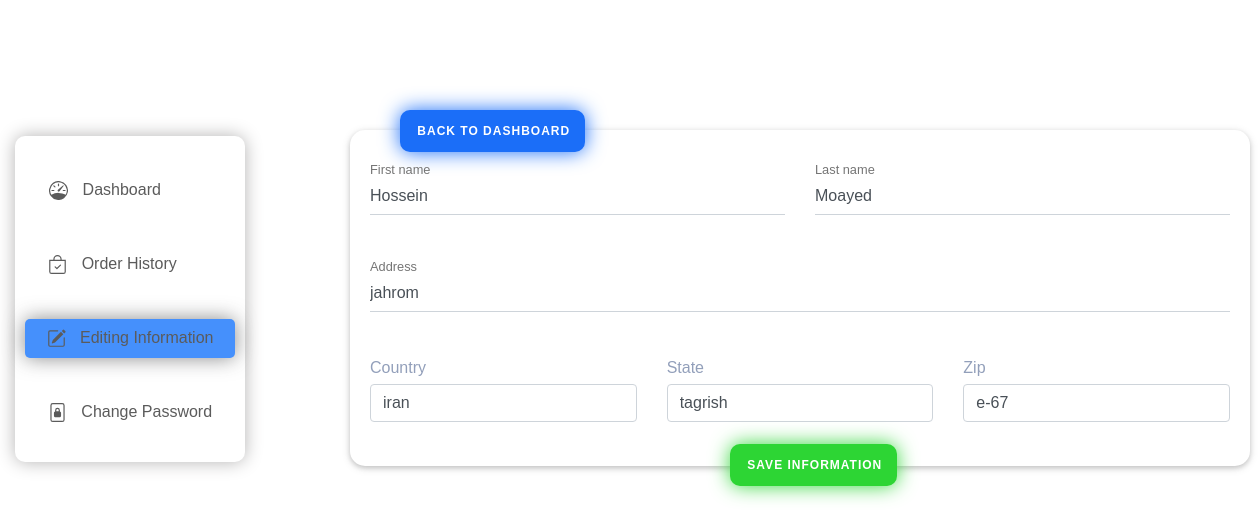
Page /profile/edit-info/ (signed in) on the committed database.
### dashboard_module/models.py (models this page shows, shortened)
class UserInfo(models.Model):
    user = models.ForeignKey(User , on_delete=models.CASCADE)
    firstname = models.CharField(max_length=100 , null=True , blank=False)
    lastname = models.CharField(max_length=100 , null=True , blank=False)
    address = models.CharField(max_length=400)
    Country = models.CharField(max_length=50)
    State = models.CharField(max_length=50)
    zip = models.CharField(max_length=100)
    status = models.BooleanField(default=False)
    avatar = models.ImageField(upload_to='images/avatar')

### dashboard_module/views.py (the view)
# urls.py: path('profile/edit-info/', views.EditInformations,  name='editing-info'),
def EditInformations(request):
    userinfo = UserInfo.objects.filter(user_id=request.user.id).first()
    form = CheckoutForm(instance=userinfo)
    context = {
        'form':form
    }
    if request.GET.get('zip'):
        data = request.GET
        userinfo.firstname = data.get('firstname')
        userinfo.lastname = data.get('lastname')
        userinfo.address = data.get('address')
        userinfo.zip = data.get('zip')
        userinfo.Country = data.get('country')
        userinfo.State = data.get('state')
        userinfo.save()
        html_c = render_to_string('dashboard_module/edit_informations.html' , context)
        return JsonResponse({'status':'successful' , 'html-code':html_c})
    else:
        return render(request , 'dashboard_module/edit_informations.html' , context)

### dashboard_module/templates/dashboard_module/edit_informations.html (shortened to what this page needs)
{% extends 'shared/base.html' %}
{% block content %}
    <div class="contain-info">
          <div class="card card-edit">
              <a href="{% url 'profile-page' %}" class="cart-back-btn" type="button"><span class="flash-btn">< </span>Back To Dashboard</a>
            <form class="card-body" id="sub-checkout">
              <div class="row">
                <div class="col-md-6 mb-2">
                  <div class="md-form">
                      {{ form.firstname }}
                    <label for="firstName" id="lbl" class="">First name</label>
                  </div>
                </div>
                <div class="col-md-6 mb-2">
                  <div class="md-form">
                      {{ form.lastname }}
                    <label for="lastName" id="lbl" class="">Last name</label>
                  </div>
                </div>
              </div>
              <div class="md-form mb-5">
                  {{ form.address }}
                <label for="address" id="lbl" class="active">Address</label>
              </div>
              <div class="row">
                <div class="col-lg-4 col-md-12 mb-4">
                  <label for="country" id="lbl" class="">Country</label>
                    {{ form.Country }}
                </div>
                <div class="col-lg-4 col-md-6 mb-4">
                  <label for="state" id="lbl" class="">State</label>
                    {{ form.State }}
                </div>
                <div class="col-lg-4 col-md-6 mb-4">
                  <label for="zip" id="lbl" class="">Zip</label>
                    {{ form.zip}}
                </div>
              </div>
            </form>
          </div>
    </div>
    <a onclick="Saveinformation()" class="submit-info" type="button"><span class="flash-btn">^ </span>Save Information</a>
    {% include 'dashboard_module/includes/sidebar_dashboard.html' %}
{% endblock %}

### static/css/cssmegamenu/stylemenu.css (style rules this page uses)
body { font-size: 1rem; font-family: sans-serif; color: #929FBA; background-color: #ffffff; }

### static/css/custom.css (style rules this page uses)
.cart-back-btn { color: #FFFFFF!important; border-width: 0px!important; border-radius: 10px; letter-spacing: 1px; font-size: 12px; font-family: 'Poppins',Helvetica,Arial,Lucida,sans-serif!important; font-weight: 600!important; text-transform: uppercase!important; background-color: #1b6ef8; margin-left: 50px; padding: 15px; padding-left: 5px; position: absolute; margin-top: -20px; box-shadow: 0 0 20px #1b6ef8; transition: all .3s ease-in; }
.card-edit { margin-left: 350px; margin-top: 130px; width: 900px; }
.submit-info { color: #FFFFFF!important; border-width: 0px!important; border-radius: 10px; letter-spacing: 1px; font-size: 12px; font-family: 'Poppins',Helvetica,Arial,Lucida,sans-serif!important; font-weight: 600!important; text-transform: uppercase!important; background-color: #2dd534; margin-left: 730px; padding: 15px; padding-left: 5px; position: absolute; margin-top: -22px; box-shadow: 0 0 20px #36d73d; transition: all .3s ease-in; }
.card-body { -ms-flex: 1 1 auto; flex: 1 1 auto; padding: 1.25rem }

### templates/shared/head_refrences.html (style rules this page uses)
html, body, header, .carousel { height: 60vh; }

### rows in the picture
UserInfo: firstname "Hossein", lastname "Moayed", address "jahrom", Country "iran", State "tagrish", zip "e-67"
